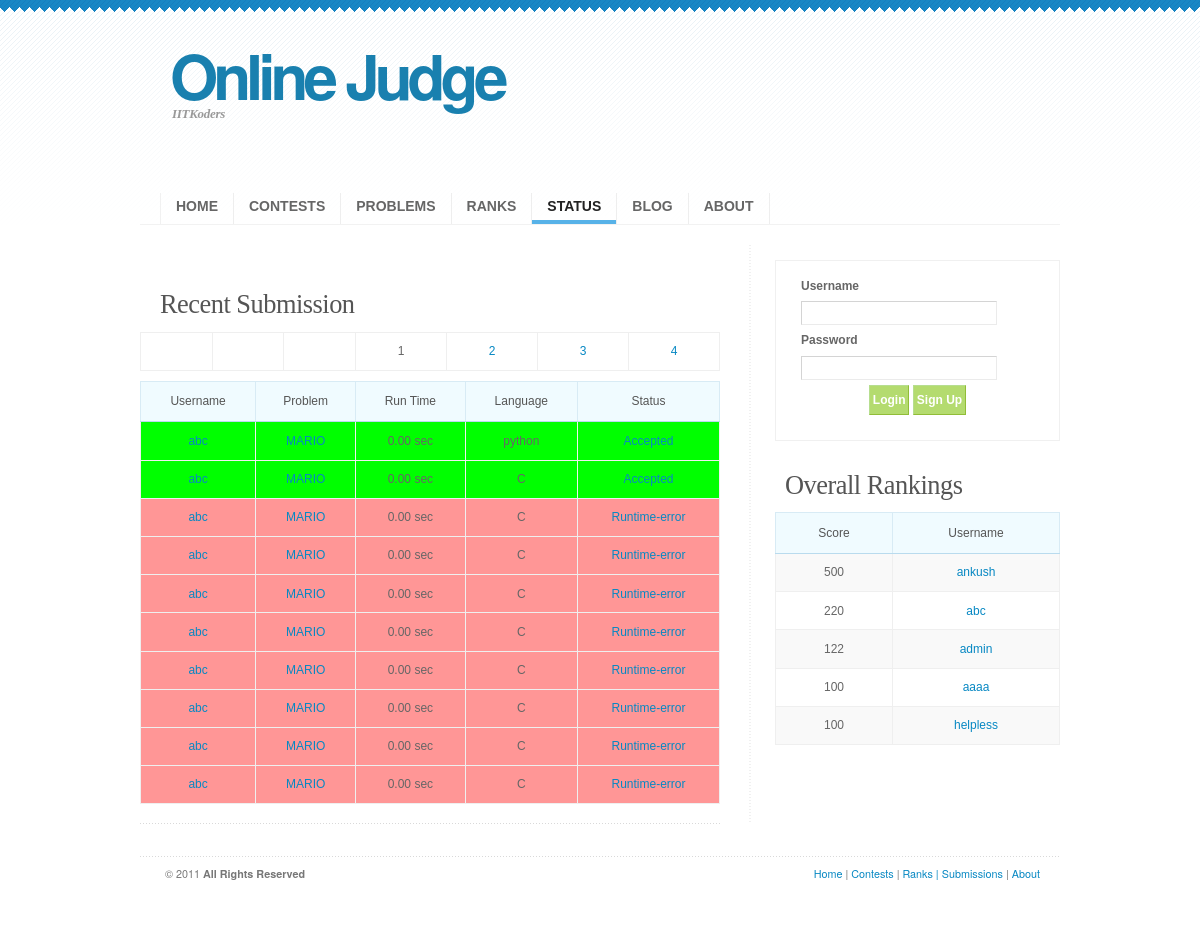
The page /status.php on the database its author committed.
### tables this page shows
CREATE TABLE IF NOT EXISTS `submissions` (
  `subtime` timestamp NOT NULL DEFAULT CURRENT_TIMESTAMP,
  `submID` int(11) NOT NULL AUTO_INCREMENT,
  `problemID` int(11) NOT NULL,
  `problemName` varchar(50) NOT NULL,
  `userID` int(11) NOT NULL,
  `username` varchar(50) NOT NULL,
  `runtime` decimal(4,2) DEFAULT NULL,
  `runmem` decimal(4,2) DEFAULT '0.00',
  `score` int(11) DEFAULT NULL,
  `submlang` varchar(15) DEFAULT NULL,
  `status` int(11) DEFAULT '0',
  PRIMARY KEY (`submID`)
);

CREATE TABLE IF NOT EXISTS `users` (
  `userID` int(11) NOT NULL AUTO_INCREMENT,
  `username` varchar(50) NOT NULL,
  `password` varchar(50) NOT NULL,
  `firstname` varchar(50) DEFAULT NULL,
  `lastname` varchar(50) DEFAULT NULL,
  `college` varchar(50) DEFAULT NULL,
  `email` varchar(50) NOT NULL,
  `rank` int(11) DEFAULT '0',
  `score` int(11) DEFAULT '0',
  `penalty` int(11) NOT NULL DEFAULT '0',
  PRIMARY KEY (`userID`),
  UNIQUE KEY `username` (`username`)
);

### status.php (the view, shortened to what this page needs)
<!DOCTYPE html PUBLIC "-//W3C//DTD XHTML 1.0 Strict//EN" "http://www.w3.org/TR/xhtml1/DTD/xhtml1-strict.dtd">
<html xmlns="http://www.w3.org/1999/xhtml" xml:lang="en" lang="en">
<head>
<link rel="stylesheet" type="text/css" media="screen" href="css/screen.css" />
</head>
<body class="status">
<div id="wrap">
<?php include('header.php'); ?>
<div id="content-outer" class="clear">
<div id="left">
<div class="entry">
<?php
$query = "select count(*) from submissions";
$logged = mysql_query($query);
$logg = mysql_fetch_array($logged);
$count = $logg['count(*)'];
if(isset($_GET['page'])) $page = intval($_GET['page']);
else $page = 1;
echo" <h3>Recent Submission</h3>";
echo "<table border='0' width='100%'";
echo"<tr class='altrow'>";
$status = array("Accepted","Compilation-Error","Wrong-Answer","TLE","Illegal-File","Runtime-error","Waiting" );
for($i=-3;$i<4;$i++){
	$temp=$page+$i;
	echo("<td>");
	if($i==0) echo $temp;
	else if($temp > 0 && $temp <= $count/10+1)
		echo "<a href=status.php?page=".$temp.">".$temp."</a>";
	echo"</td>";
}
echo "</tr></table>";
$query = "select * from `submissions` where submID>".($count-($page)*10)." and submID<=".($count-($page-1)*10)." order by submID desc";
$logged = mysql_query($query);
echo <<<EOHTML
<p>
<table border='1' width='100%' >
<tr>
<th>Username</th><th>Problem</th><th>Run Time</th><th>Language</th><th>Status</th>
</tr>
EOHTML;
for($i=0;$logg = mysql_fetch_array($logged);$i++){
	echo "
		<tr class='".$status[$logg['status']]."'>
		<td><a href='profile.php?username=".$logg['username']."'>".$logg['username']."</a></td>
		<td><a href='problem.php?problemID=".$logg['problemID']."'>".$logg['problemName']."</a></td>
		<td> ".$logg['runtime']." sec</td>
		<td> ".$logg['submlang']."</td><td><a href='view.php?submID=".$logg['submID']."'> ".$status[$logg['status']]."</a></td>
		</tr>";
}
echo   "</table>";
?>
</div>
</div>
<?php include("sidebar.php"); ?>
</div>
</div>
</body>
<?php include("footer.php"); ?>
</html>

### sidebar.php (shortened to what this page needs)
<div id="right">
<div class="sidemenu">
<?php
if($_SESSION['isloggedin']){
	echo "<div class='entry'><p align='center'><b>Welcome, ".$_SESSION['username']."</b></p>";
	echo "<p align='center' ><a href='profile.php'>My profile</a></p>";
	echo "<p align='center' ><a href='account.php'>Account Settings</a></p>";
	echo "<p align='center' ><a href='logout.php'>Sign Out</a></p>";
	if(!strcmp($_SESSION['username'],'admin'))echo "<p align='center' ><a href='create_contest.php'>Add Contest</a></p></div>";
}
else{
	echo'
		<form style="position: relative; margin-left: 0px; margin-right: 0px;  background-color: #FFFFFF;" value="refresh page" method="post">
		<label>Username<br/></label>
		<input name="username" size="30%" type="text" /><br/>
		<label>Password<br/></label>
		<input name="password" size="30%" type="password" /></br>
		<div align="center"><input id="loginbutton" class="button" type="submit" name="login" value="Login" />
		<input id="loginbutton" class="button" type="submit" name="signup" value="Sign Up" /></div>
		</form>
		';
};
?>
</div>
<h3>Overall Rankings</h3>
<table border="1" width="100%" >
<tr>
<th>Score</th><th>Username</th>
</tr>
<?php
$query = "select username,score from `users` order by score DESC limit 5 ";
$logged = mysql_query($query);
for($i=0;$logg = mysql_fetch_array($logged);$i++){
	echo "
		<tr ".($i%2==0?"class= 'altrow'":"").">
		<td > ".$logg['score']."</td>	<td ><a href='profile.php?username=".$logg['username']."'>".$logg['username']."</a></td>
		</tr>";
}
?>
</table>
</div>

### css/FreshPick.css (style rules this page uses)
body { font: 12px/170% 'Lucida Grande', 'Lucida Sans Unicode', Geneva, Verdana, Sans-Serif; color: #666666; margin: 0; padding: 0; background: #FFF url(../images/bg.gif) repeat-x ; text-align: center; }
a:link, a:visited { text-decoration: none; color: #0788C3; }
h1, h2, h3, h4 { font: bold 1em/1.5em Georgia, 'Times New Roman', Times, serif; color: #555; margin: 10px 20px 7px 20px; }
h3 { font-size: 2.2em; font-weight: normal; letter-spacing: -0.5px; padding-top: 15px; }
p, dl { margin: 10px 20px; }
table { border-collapse: collapse; margin: 5px 0px; }
tr { background: #FFF; }
tr.altrow { background: #F9F9F9; }
th, td { text-align: center; border-width: 1px; border-style: solid; }
th { color: #555; background: #F0FBFF; padding: .8em 1em; border-color: #D8EBF5 #D8EBF5 #B9DBEE #D8EBF5; }
td { border-color: #EFEFEF; padding: .7em 1em; }
.Accepted { background:rgb(0,255,0); }
.Compilation-Error,.Wrong-Answer,.TLE,.Illegal-File,.Runtime-error { background:rgb(255,150,150); }
form { margin: 10px 20px; padding: 15px 25px 25px 25px; border: 1px solid #F0F0F0; background: #F8F8F8; }
label { font-weight: bold; color: #666666; }
input, select, textarea { margin: 5px 0; padding: 5px; color: #6A6969; border-width: 1px; border-style: solid; border-color: #D4D4D4 #EBEBEB #EBEBEB #D4D4D4; font: 11px 'Lucida Grande', Verdana, Helvetica, sans-serif; }
input.button { font: bold 12px Arial, Sans-serif; height: 30px; margin: 0; padding: 2px 3px; color: #FFF; background:#B4DB6F; border-width: 1px; border-style: solid; border-color: #B6DE8F #91BD37 #91BD37 #B6DE8F; }
#wrap { width: 920px; margin: 0 auto; text-align: left; }
#content-outer { clear: both; float: left; width: 920px; margin: 0; padding: 0; background: transparent url(../images/hor-line.gif) repeat-y center 0; }
#left { width: 580px; float: left; padding-top: 15px; }
#right { width: 285px; float: right; padding-top: 5px; }
#right h3 { margin-left: 10px; }
#left .entry { background: url(../images/dotted-lines.gif) repeat-x left bottom; padding-bottom: 15px; }
.clear { display:inline-block; }
.clear:after { display:block; visibility:hidden; clear:both; height:0; content: "."; }

### rows shown on the page
submissions: username "abc", problemName "MARIO", runtime "0.00", submlang "python", status "Accepted"
submissions: username "abc", problemName "MARIO", runtime "0.00", submlang "C", status "Accepted"
submissions: username "abc", problemName "MARIO", runtime "0.00", submlang "C", status "Runtime-error"
submissions: username "abc", problemName "MARIO", runtime "0.00", submlang "C", status "Runtime-error"
submissions: username "abc", problemName "MARIO", runtime "0.00", submlang "C", status "Runtime-error"
submissions: username "abc", problemName "MARIO", runtime "0.00", submlang "C", status "Runtime-error"
submissions: username "abc", problemName "MARIO", runtime "0.00", submlang "C", status "Runtime-error"
submissions: username "abc", problemName "MARIO", runtime "0.00", submlang "C", status "Runtime-error"
submissions: username "abc", problemName "MARIO", runtime "0.00", submlang "C", status "Runtime-error"
submissions: username "abc", problemName "MARIO", runtime "0.00", submlang "C", status "Runtime-error"
users: score "500", username "ankush"
users: score "220", username "abc"
users: score "122", username "admin"
users: score "100", username "aaaa"
users: score "100", username "helpless"

### other values the page prints
$temp "1"
$temp "2"
$temp "3"
$temp "4"
